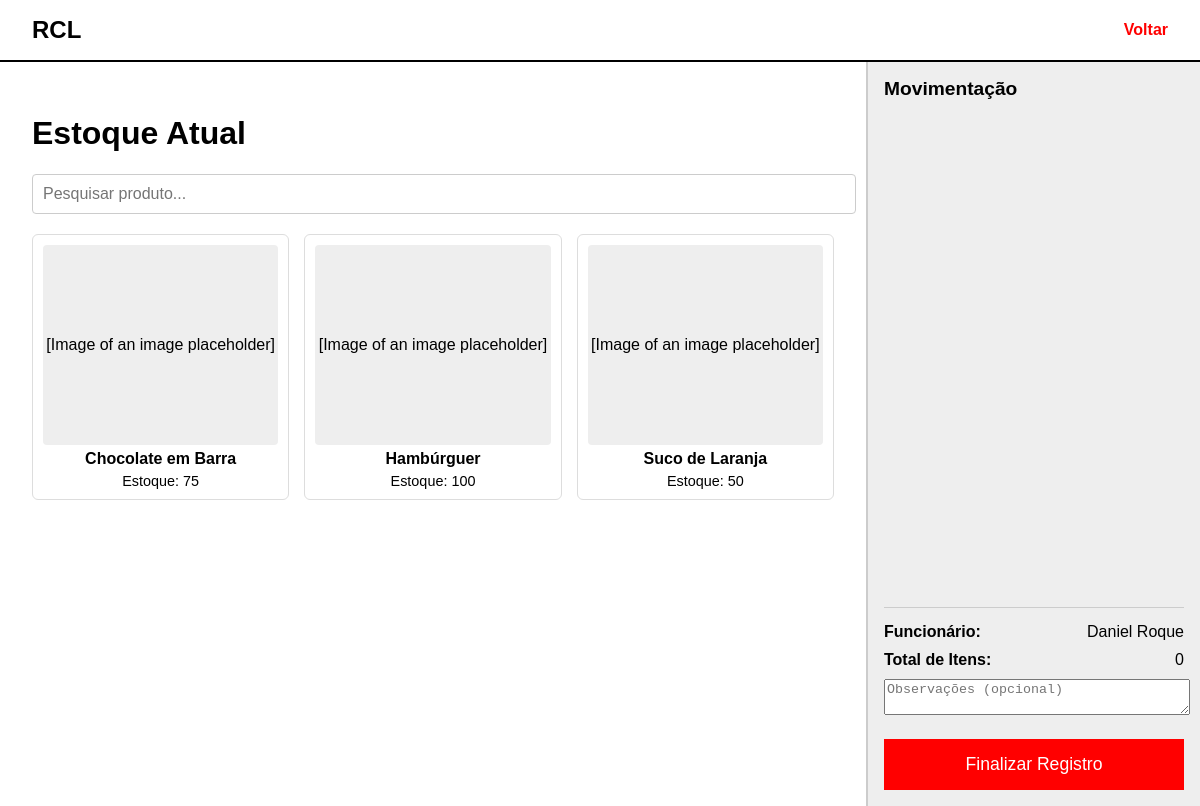
/EmployeeLayer/gerenciar_estoque.php (signed in), run on an earlier commit of the app's database.
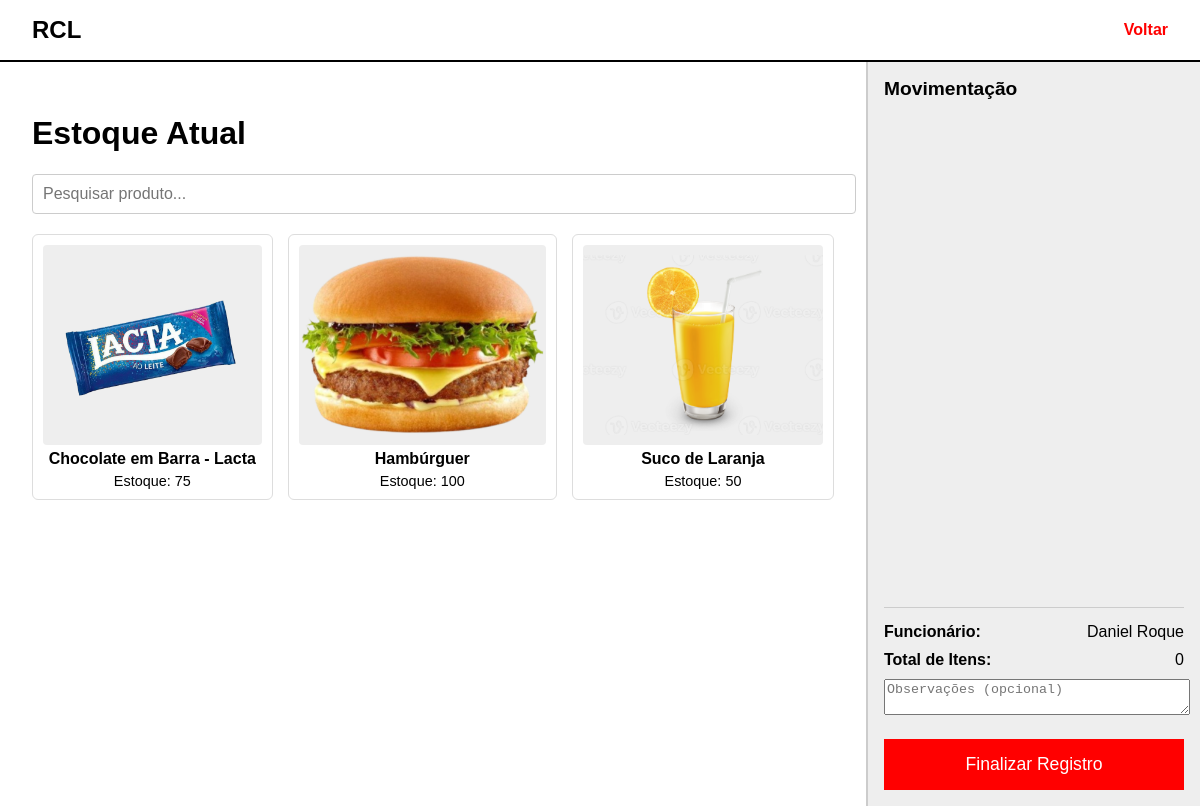
And on a later commit of the database.
### tables this page shows
CREATE TABLE Produtos (
    id_produto INT AUTO_INCREMENT PRIMARY KEY,
    nome VARCHAR(100) NOT NULL,
    descricao TEXT NOT NULL,
    categoria VARCHAR(100) NOT NULL DEFAULT 'Geral',
    preco_unitario DECIMAL(10,2) NOT NULL,
    estoque INT NOT NULL,
    estoque_minimo INT NOT NULL,
    imagem VARCHAR(225) NOT NULL,
    
    created_by INT NOT NULL,
    created_at DATETIME NOT NULL DEFAULT CURRENT_TIMESTAMP,

    update_by INT NULL, 
    updated_at DATETIME DEFAULT CURRENT_TIMESTAMP ON UPDATE CURRENT_TIMESTAMP,

    CONSTRAINT fk_produtos_created_by 
        FOREIGN KEY (created_by) REFERENCES Funcionarios(id_funcionario)
        ON UPDATE CASCADE
        ON DELETE RESTRICT,

    CONSTRAINT fk_produtos_update_by 
        FOREIGN KEY (update_by) REFERENCES Funcionarios(id_funcionario)
        ON UPDATE CASCADE
        ON DELETE SET NULL 
);

### EmployeeLayer/gerenciar_estoque.php (the view, shortened to what this page needs)
<?php
$pdo = conectar();
$nome_funcionario = $_SESSION['funcionario_nome'];
try {
    $stmt = $pdo->query("SELECT id_produto, nome, estoque, estoque_minimo, imagem FROM produtos ORDER BY nome ASC");
    $produtos = $stmt->fetchAll(PDO::FETCH_ASSOC);
} catch (PDOException $e) {
    die("Erro ao carregar produtos: " . $e->getMessage());
}
?>
<!DOCTYPE html>
<html lang="pt-BR">
<head>
</head>
<body>
    <header>
        RCL
        <a href="home.php" class="voltar">Voltar</a>
    </header>
    <main class="d-horizontal">
        <div class="left-panel">
            <h1>Estoque Atual</h1>
            <div class="search-container">
                <input type="text" id="pesquisar-produto" placeholder="Pesquisar produto..." onkeyup="filterProducts()">
            </div>
            <div class="product-grid" id="product-grid">
                <?php foreach ($produtos as $produto):
                    $estoque_minimo = $produto['estoque_minimo'] ?? ESTOQUE_MINIMO_PADRAO;
                    $em_alerta = $produto['estoque'] < $estoque_minimo;
                ?>
                    <div
                        class="product-card"
                        data-id="<?= $produto['id_produto'] ?>"
                        data-name="<?= htmlspecialchars($produto['nome']) ?>"
                        onclick="addItemToMovement(<?= $produto['id_produto'] ?>, '<?= htmlspecialchars($produto['nome']) ?>')"
                    >
                        <div class="product-image">
                            <?php if (!empty($produto['imagem']) && file_exists($produto['imagem'])): ?>
                                <img src="<?= htmlspecialchars($produto['imagem']) ?>" alt="Img Prod">
                            <?php else: ?>
                            [Image of an image placeholder]
                            <?php endif; ?>
                        </div>
                        <div class="product-name"><?= htmlspecialchars($produto['nome']) ?></div>
                        <div class="product-stock">
                            Estoque: <span class="<?= $em_alerta ? 'stock-alert' : '' ?>">
                                <?= $produto['estoque'] ?>
                            </span>
                        </div>
                    </div>
                <?php endforeach; ?>
            </div>
        </div>
        <div class="right-panel">
            <div class="list-header">Movimentação</div>
            <ul id="movimentacao-list">
                </ul>
            <div class="list-footer">
                <div class="footer-row">
                    <label>Funcionário:</label>
                    <span><?= htmlspecialchars($nome_funcionario) ?></span>
                </div>
                <div class="footer-row">
                    <label>Total de Itens:</label>
                    <span id="total-itens-movimentados">0</span>
                </div>
                <textarea id="observacao" placeholder="Observações (opcional)" style="width: 100%; margin-bottom: 10px;"></textarea>
                <button id="finalizar-registro" onclick="finalizeMovement()">
                    Finalizar Registro
                </button>
            </div>
        </div>
    </main>
</body>
</html>

### EmployeeLayer/gerenciar_estoque.php (style rules this page uses)
body { margin: 0; font-family: Arial, sans-serif; background-color: #f4f4f4; }
header { display: flex; justify-content: space-between; align-items: center; padding: 1rem 2rem; border-bottom: 2px solid #000; background: white; font-size: 1.5rem; font-weight: bold; }
.voltar { color: red; text-decoration: none; font-size: 1rem; }
main { display: flex; height: calc(100vh - 56px); }
.left-panel { flex: 3; padding: 2rem; background: white; overflow-y: auto; }
.search-container { margin-bottom: 20px; }
#pesquisar-produto { width: 100%; padding: 10px; font-size: 1rem; border: 1px solid #ccc; border-radius: 4px; }
.product-grid { display: grid; grid-template-columns: repeat(3, 1fr); gap: 15px; }
.product-card { border: 1px solid #ddd; border-radius: 6px; padding: 10px; text-align: center; cursor: pointer; transition: background-color 0.2s, border-color 0.2s; position: relative; }
.product-name { font-weight: bold; margin-bottom: 5px; }
.product-stock { font-size: 0.9em; }
.product-image { width: 100%; height: 200px; background-color: #eee; border-radius: 4px; margin-bottom: 5px; overflow: hidden; display: flex; justify-content: center; align-items: center; }
.product-image img { max-height: 180px; width: auto; object-fit: contain; }
.right-panel { flex: 1; padding: 1rem; background-color: #eee; border-left: 2px solid #ccc; display: flex; flex-direction: column; min-width: 300px; }
.list-header { font-size: 1.2rem; font-weight: bold; margin-bottom: 15px; }
#movimentacao-list { flex-grow: 1; overflow-y: auto; list-style: none; padding: 0; }
.list-footer { border-top: 1px solid #ccc; padding-top: 15px; }
.footer-row { display: flex; justify-content: space-between; margin-bottom: 10px; }
.footer-row label { font-weight: bold; }
#finalizar-registro { width: 100%; padding: 15px; background: red; color: white; border: none; font-size: 1.1em; cursor: pointer; margin-top: 10px; }

What changed in the data, as far as the page shows it:
changed produtos: imagem: picture added; nome "Chocolate em Barra" → "Chocolate em Barra - Lacta"; no longer shows "[Image of an image placeholder]"
changed produtos "Hambúrguer": imagem: picture added; no longer shows "[Image of an image placeholder]"
changed produtos "Suco de Laranja": imagem: picture added; no longer shows "[Image of an image placeholder]"
